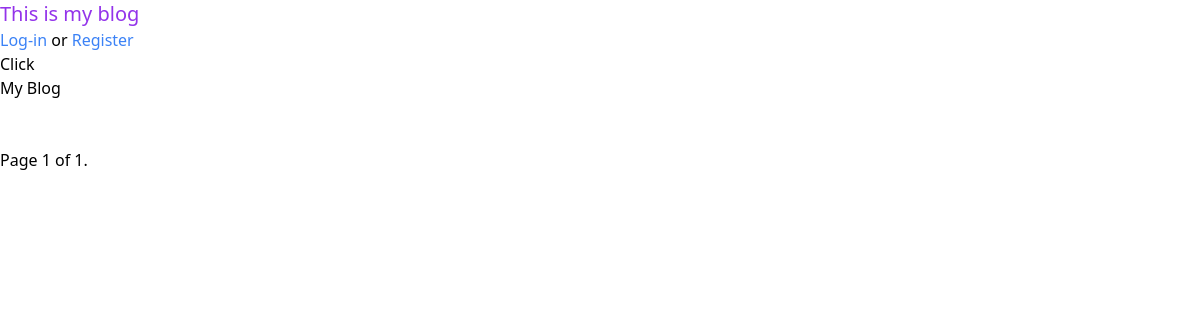
/, run on an earlier commit of the app's database.
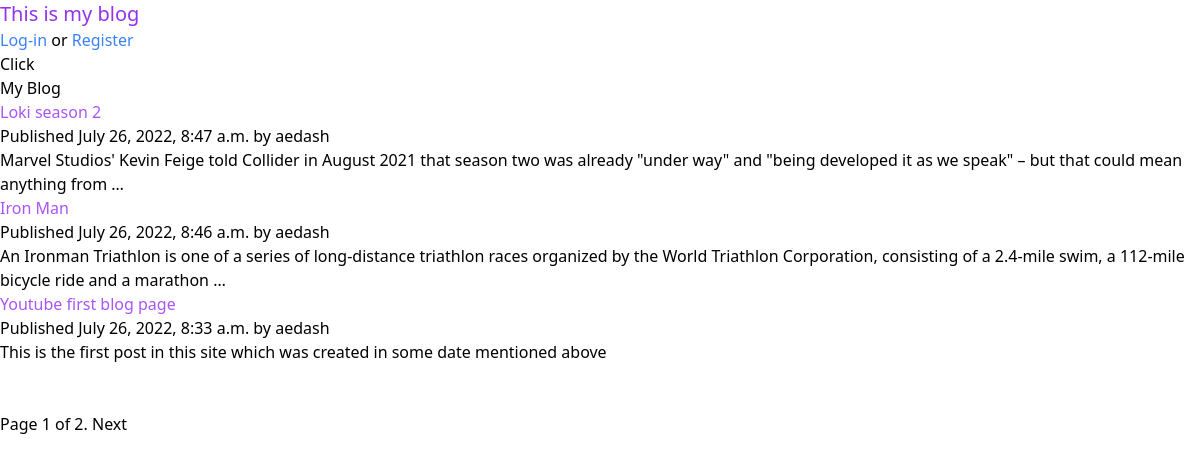
And on a later commit of the database.
### core/models.py (models this page shows, shortened)
class Post(models.Model):
    STATUS_CHOICES = (
        ('draft', 'Draft'),
        ('published', 'Published'),
    )
    title = models.CharField(max_length=250)
    slug = models.SlugField(max_length=250,
                            unique_for_date='publish')
    author = models.ForeignKey(User,
                               on_delete=models.CASCADE,
                               related_name='blog_posts')
    body = models.TextField()
    publish = models.DateTimeField(default=timezone.now)
    created = models.DateTimeField(auto_now_add=True)
    updated = models.DateTimeField(auto_now=True)
    status = models.CharField(max_length=10,
                              choices=STATUS_CHOICES,
                              default='draft')
    class Meta:
        ordering = ('-publish',)
    def get_absolute_url(self):
        return reverse('post_detail', args=[self.publish.year, self.publish.month, self.publish.day, self.slug])

### core/views.py (the view)
# urls.py: path('',views.index,name = 'index'),
def index(request):
    object_list = Post.objects.filter(status = 'published')
    paginator = Paginator(object_list,3) # 3 posts in each page
    page = request.GET.get('page')
    try:
        posts = paginator.page(page)
    except PageNotAnInteger:
        posts = paginator.page(1)
    except EmptyPage:
        posts = paginator.page(paginator.num_pages)
    return render(request,'core/index.html',{'posts':posts,'page':page})

### templates/core/index.html (shortened to what this page needs)
{% extends 'base.html' %}
{% load static %}
{% block content %}
<link href="{% static 'css/style.css' %}" rel="stylesheet">
    <a href="{% url 'locked' %}">Click</a>
    <h1>My Blog</h1>
{% for post in posts %}
<h2>
<a  class="text-purple-500" href="{{ post.get_absolute_url }}">
{{ post.title }}
</a>
</h2>
<p class="date">
Published {{ post.publish }} by {{ post.author }}
</p>
<p  class="text-blue-800" >  {{ post.body|truncatewords:30|linebreaks }}</p>
{% endfor %}
<br>
<br>
{% include "core/pagination.html" with page=posts %}
{% endblock content %}

### templates/base.html (shortened to what this page needs)
{% load static %}
<!DOCTYPE html>
<html>
<head>
<link href="{% static 'css/base.css' %}" rel="stylesheet">
<link href="{% static 'css/style.css' %}" rel="stylesheet">
</head>
<body>
    <div class="header">
        <p  class = 'text-purple-600 text-xl '>This is my blog</p>
        {% if request.user.is_authenticated %}
    Hello {{ request.user.username }},
        <a class="text-red-500" href="{% url 'logout' %}">Logout</a>
        {% else %}
        {% if request.path == '/login/' %}
       <a href="/"> Home</a>
        {% else %}
        <a class="text-blue-500" href="{% url 'login' %}">Log-in</a> or <a class="text-blue-500" href="{% url 'register' %}">Register</a>
        {% endif %}
        {% endif %}
    </div>
{% block content %}{% endblock %}
</body>
</html>

### templates/core/pagination.html (shortened to what this page needs)
<div class="pagination">
    <span class="step-links">
    <span class="current">
    Page {{ page.number }} of {{ page.paginator.num_pages }}.
    </span>
    {% if page.has_next %}
    <a href="?page={{ page.next_page_number }}">Next</a>
    {% endif %}
</span>
</div>

### static/css/style.css (style rules this page uses)
html { line-height: 1.5; -webkit-text-size-adjust: 100%; -moz-tab-size: 4; -o-tab-size: 4; tab-size: 4; font-family: ui-sans-serif, system-ui, -apple-system, BlinkMacSystemFont, "Segoe UI", Roboto, "Helvetica Neue", Arial, "Noto Sans", sans-serif, "Apple Color Emoji", "Segoe UI Emoji", "Segoe UI Symbol", "Noto Color Emoji"; }
body { margin: 0; line-height: inherit; }
h1, h2, h3, h4, h5, h6 { font-size: inherit; font-weight: inherit; }
a { color: inherit; text-decoration: inherit; }
blockquote, dl, dd, h1, h2, h3, h4, h5, h6, hr, figure, p, pre { margin: 0; }
.text-xl { font-size: 1.25rem; line-height: 1.75rem; }
.text-purple-600 { --tw-text-opacity: 1; color: rgb(147 51 234 / var(--tw-text-opacity)); }
.text-blue-500 { --tw-text-opacity: 1; color: rgb(59 130 246 / var(--tw-text-opacity)); }
.text-purple-500 { --tw-text-opacity: 1; color: rgb(168 85 247 / var(--tw-text-opacity)); }
.text-blue-800 { --tw-text-opacity: 1; color: rgb(30 64 175 / var(--tw-text-opacity)); }

### templates/base.html (style rules this page uses)
* { margin:0; padding: 0px; }

What changed in the data, as far as the page shows it:
added Post: title "Loki season 2", publish "July 26, 2022, 8:47 a.m.", author "aedash", body "Marvel Studios' Kevin Feige told Collider in August 2021 that season two was already \"under way\" and \"being developed it as we speak\" – but that could mean anything from …"
added Post: title "Iron Man", publish "July 26, 2022, 8:46 a.m.", author "aedash", body "An Ironman Triathlon is one of a series of long-distance triathlon races organized by the World Triathlon Corporation, consisting of a 2.4-mile swim, a 112-mile bicycle ride and a marathon …"
added Post: title "Youtube first blog page", publish "July 26, 2022, 8:33 a.m.", author "aedash", body "This is the first post in this site which was created in some date mentioned above"
Also different on the page:
{{ page.paginator.num_pages }}: "1" → "2"
text now shown: "Next"
